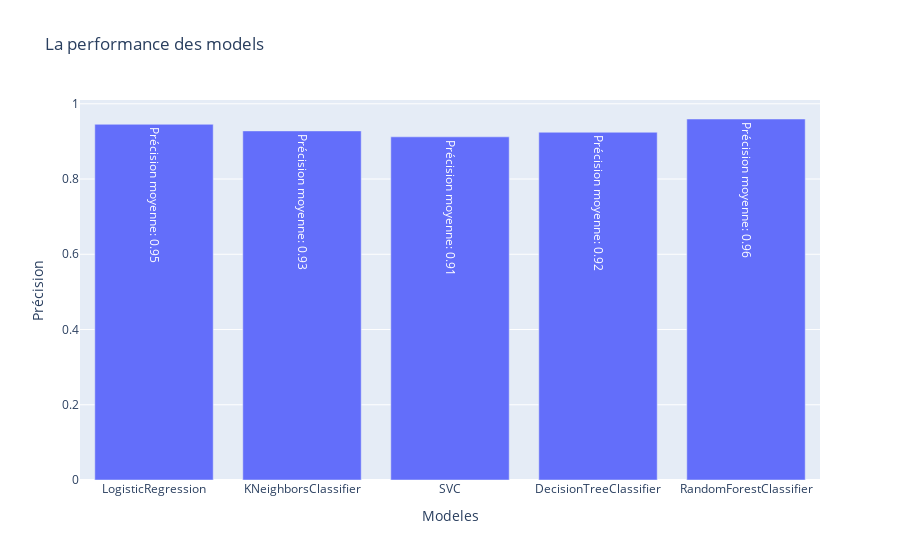

Write notebook code for a chart like this one.
### Markdown cell above
# On visualise le modeles

### Code cell
import plotly.graph_objs as go

# Initialize an empty list to store the accuracy scores
scores = []

# Utiliser la validation croisée pour évaluer les modèles
for model in models:
    cv_scores = cross_val_score(model, X, y, cv=5)
    scores.append(cv_scores.mean())

# Create a bar plot using plotly
data = [go.Bar(x=[model.__class__.__name__ for model in models],
            y=scores,
            text=[f'Précision moyenne: {score:.2f}' for score in scores],
            textposition='auto')]

layout = go.Layout(title='La performance des models ',
                   xaxis=dict(title='Modeles '),
                   yaxis=dict(title='Précision '))

fig = go.Figure(data=data, layout=layout)
fig.show()

### Figure 1 — Plotly figure (JSON) as saved in the notebook; plotly's stock layout.template omitted (floating-point values rounded to 4 significant figures)
{"data": [{"text": ["Précision moyenne: 0.95", "Précision moyenne: 0.93", "Précision moyenne: 0.91", "Précision moyenne: 0.92", "Précision moyenne: 0.96"], "textposition": "auto", "type": "bar", "x": ["LogisticRegression", "KNeighborsClassifier", "SVC", "DecisionTreeClassifier", "RandomForestClassifier"], "y": [0.9455, 0.9279, 0.9122, 0.9244, 0.9596]}], "layout": {"title": {"text": "La performance des models "}, "xaxis": {"title": {"text": "Modeles "}}, "yaxis": {"title": {"text": "Précision "}}}}
